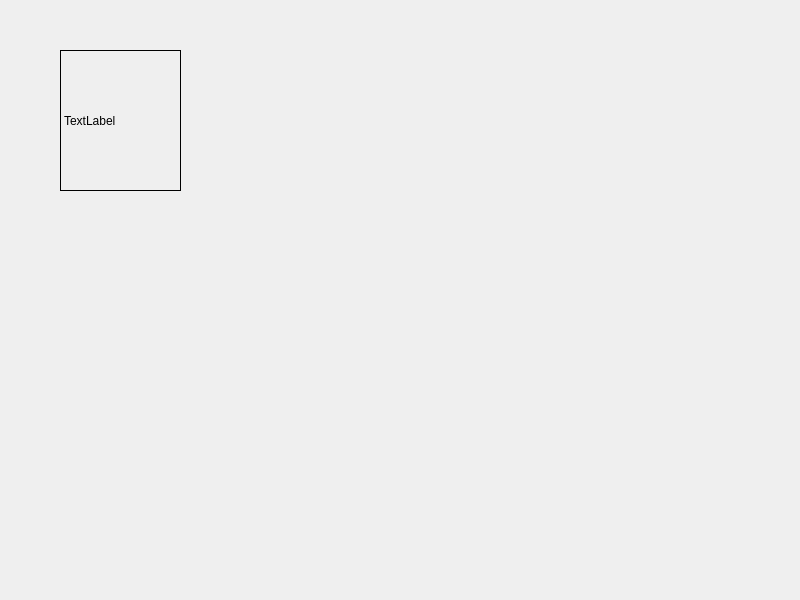
<?xml version="1.0" encoding="UTF-8"?>
<ui version="4.0">
 <class>Widget</class>
 <widget class="QWidget" name="Widget">
  <property name="geometry">
   <rect>
    <x>0</x>
    <y>0</y>
    <width>800</width>
    <height>600</height>
   </rect>
  </property>
  <property name="windowTitle">
   <string>Widget</string>
  </property>
  <widget class="mylabel" name="label">
   <property name="geometry">
    <rect>
     <x>60</x>
     <y>50</y>
     <width>121</width>
     <height>141</height>
    </rect>
   </property>
   <property name="frameShape">
    <enum>QFrame::Box</enum>
   </property>
   <property name="text">
    <string>TextLabel</string>
   </property>
  </widget>
 </widget>
 <customwidgets>
  <customwidget>
   <class>mylabel</class>
   <extends>QLabel</extends>
   <header>mylabel.h</header>
  </customwidget>
 </customwidgets>
 <resources/>
 <connections/>
</ui>
